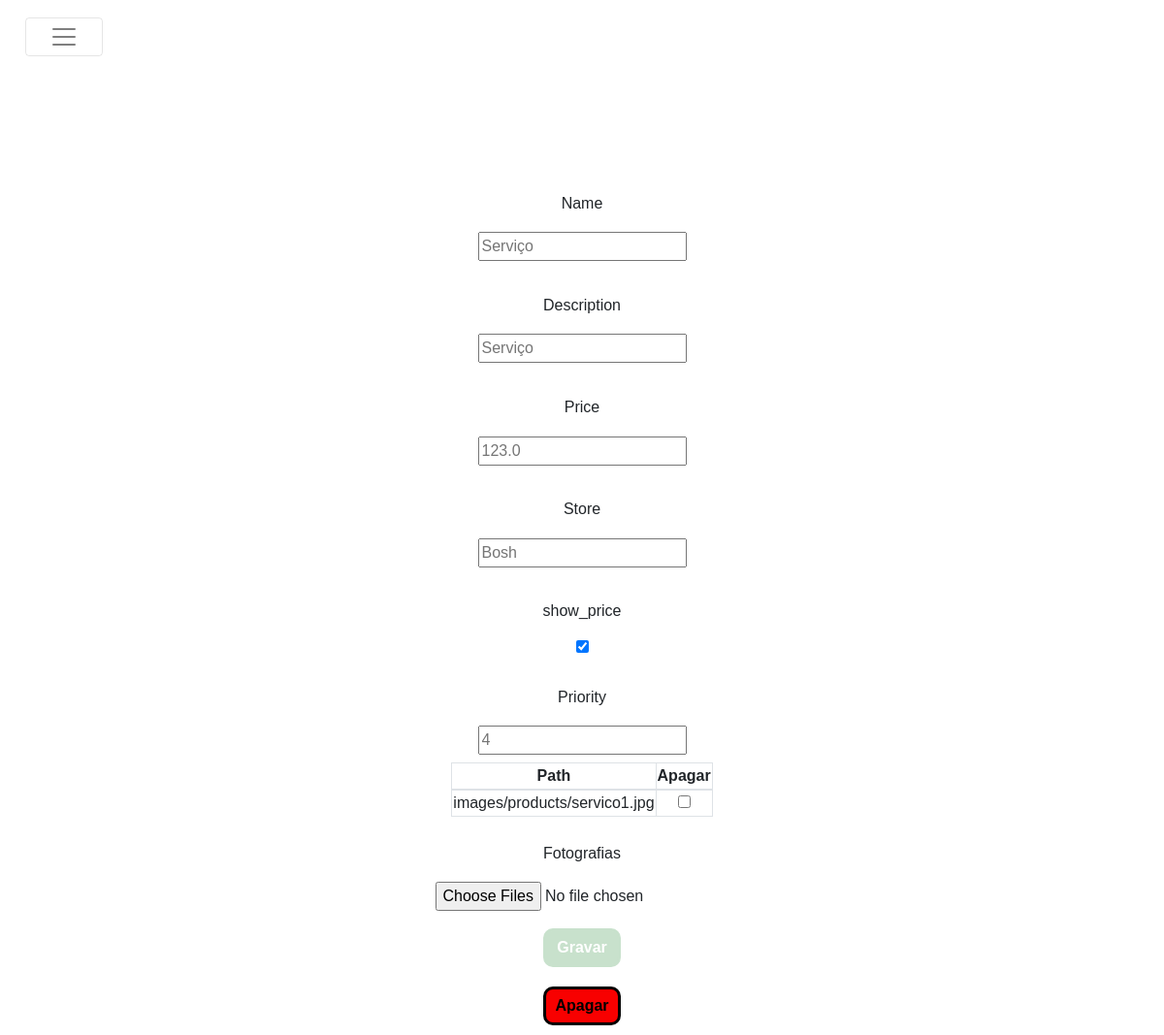
The page /edit/product/1 on the database its author committed.
### margaridaealberto/models/products.py (models this page shows, shortened)
class Product(db.Model ,model.Model,model.Base):
    __tablename__ = 'products'
    __table_args__ = {'extend_existing': True}
    id = Column(Integer, primary_key=True)
    name = Column(String(80), unique=True, nullable=False)
    description = Column(Text)
    price = Column(Float)
    price_paid = Column(Float, default= 0.0)
    store = Column(Text)
    show_price = Column(Boolean, default=True)
    priority = Column(Integer, default=10)
    images = relationship('ProductImage', back_populates="product")
    contributions = relationship('Contribution', back_populates="product")

### margaridaealberto/models/product_images.py (models this page shows)
class ProductImage(db.Model ,model.Model,model.Base):
    __tablename__ = 'product_images'
    __table_args__ = {'extend_existing': True}
    id = Column(Integer, primary_key=True)
    path = Column(Text)
    product_id = Column(Integer, ForeignKey('products.id'))
    product = relationship('Product', back_populates="images")

### margaridaealberto/modules/edit.py (the view, shortened to what this page needs)
@bp.route('/product/<product_id>', methods=('GET', 'POST'))
@bp.route('/product/<product_id>/<delete>', methods=('GET', 'POST'))
def product(product_id,delete=None):
    product = Product.query.filter_by(id=product_id).first()
    return render_template('edit/product.html',product=product)

### margaridaealberto/templates/edit/product.html
{% extends 'layout.html' %}
{% block content %}
<div class="product_form_container">
    <form method="post" class="product_form"  enctype="multipart/form-data">
            <div class="product_attribute_container">
                <label for="name"> Name</label>
                <input type="text" name="name" placeholder="{{product.name}}">
            </div>
            <div class="product_attribute_container">
                <label for="description"> Description</label>
                <input type="text" name="description" placeholder="{{product.description}}">
            </div>
            <div class="product_attribute_container">
                <label for="price"> Price</label>
                <input type="number" name="price" placeholder="{{product.price}}">
            </div>
            <div class="product_attribute_container">
                <label for="store"> Store</label>
                <input type="text" name="store" placeholder="{{product.store}}">
            </div>
            <div class="product_attribute_container">
                <label for="show_price"> show_price</label>
                <input type="checkbox" name="show_price" {{ "checked" if product.show_price }}>
            </div>
            <div class="product_attribute_container">
                <label for="priority"> Priority</label>
                <input type="number" name="priority" placeholder="{{product.priority}}">
            </div>
            {% if product.images %}
            <table class="table-bordered">
                <thead>
                    <tr>
                        <th>Path</th>
                        <th>Apagar</th>
                    </tr>
                </thead>
                <tbody>
                    {% for image in product.images %}
                    <tr>
                        <td>{{image.path}}</td>
                        <td><input type="checkbox" name="images_to_delete" value="{{image.id}}"></td>
                    </tr>
                    {% endfor %}
                </tbody>
            </table>
            {% endif %}
            <div class="product_attribute_container">
                <label for='picture'>Fotografias </label>
                <input type="file" name="pictures" multiple>
            </div>
            <button class ="accept">Gravar</button>
        </form>
        <form method="post" action="{{url_for('edit.product',product_id=product.id,delete='delete')}}" class="product_form">
            <button class ="delete">Apagar</button>
        </form>
</div>
{% endblock %}

### margaridaealberto/static/style/styles.css (style rules this page uses)
body, html { margin: 0; overflow-x: auto; text-align: center; height: 100%; width: 100%; font-family: 'Trebuchet MS', sans-serif; }
button { color: #000000; background-color: #ece7e700; border: 0.2rem solid #000000; border-radius:5px; font-size: 1rem; font-weight: 600; padding: 0; width: 120px; margin: 10px 10px; transition: .5s!important; height: 2.5rem; width: 5rem; display: flex; justify-content: center; align-items: center; }
button.accept { color: white; background-color: #C8E1CC; border: 0.2rem solid #C8E1CC; border-radius: 10px; }
button.delete { border-radius: 10px; background-color: #f80000; }
.product_form { display: flex; flex-direction: column; align-items: center; width: 85%; }
.product_form_container { padding-top: 6rem; display: flex; flex-direction: column; align-items: center; }
.product_attribute_container { margin: .5rem; display: flex; flex-direction: column; align-items: center; }
label { display:block; line-height:40px; margin: 0.6rem; }

### rows shown on the page
Product: name "Serviço", description "Serviço", price "123.0", store "Bosh", priority "4"
ProductImage: path "images/products/servico1.jpg"
